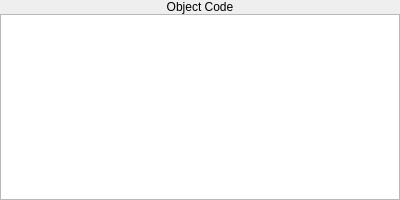
<?xml version="1.0" encoding="UTF-8"?>
<ui version="4.0">
 <class>ObjectCodePane</class>
 <widget class="QWidget" name="ObjectCodePane">
  <property name="geometry">
   <rect>
    <x>0</x>
    <y>0</y>
    <width>400</width>
    <height>200</height>
   </rect>
  </property>
  <property name="maximumSize">
   <size>
    <width>16777215</width>
    <height>200</height>
   </size>
  </property>
  <property name="windowTitle">
   <string>Form</string>
  </property>
  <layout class="QGridLayout" name="gridLayout">
   <property name="verticalSpacing">
    <number>0</number>
   </property>
   <property name="margin">
    <number>0</number>
   </property>
   <item row="0" column="0">
    <widget class="QLabel" name="label">
     <property name="palette">
      <palette>
       <active>
        <colorrole role="Base">
         <brush brushstyle="SolidPattern">
          <color alpha="255">
           <red>255</red>
           <green>255</green>
           <blue>255</blue>
          </color>
         </brush>
        </colorrole>
        <colorrole role="Window">
         <brush brushstyle="SolidPattern">
          <color alpha="255">
           <red>104</red>
           <green>173</green>
           <blue>245</blue>
          </color>
         </brush>
        </colorrole>
       </active>
       <inactive>
        <colorrole role="Base">
         <brush brushstyle="SolidPattern">
          <color alpha="255">
           <red>255</red>
           <green>255</green>
           <blue>255</blue>
          </color>
         </brush>
        </colorrole>
        <colorrole role="Window">
         <brush brushstyle="SolidPattern">
          <color alpha="255">
           <red>104</red>
           <green>173</green>
           <blue>245</blue>
          </color>
         </brush>
        </colorrole>
       </inactive>
       <disabled>
        <colorrole role="Base">
         <brush brushstyle="SolidPattern">
          <color alpha="255">
           <red>104</red>
           <green>173</green>
           <blue>245</blue>
          </color>
         </brush>
        </colorrole>
        <colorrole role="Window">
         <brush brushstyle="SolidPattern">
          <color alpha="255">
           <red>104</red>
           <green>173</green>
           <blue>245</blue>
          </color>
         </brush>
        </colorrole>
       </disabled>
      </palette>
     </property>
     <property name="text">
      <string>Object Code</string>
     </property>
     <property name="alignment">
      <set>Qt::AlignCenter</set>
     </property>
    </widget>
   </item>
   <item row="1" column="0">
    <widget class="QPlainTextEdit" name="plainTextEdit">
     <property name="readOnly">
      <bool>true</bool>
     </property>
    </widget>
   </item>
  </layout>
 </widget>
 <resources/>
 <connections/>
</ui>
